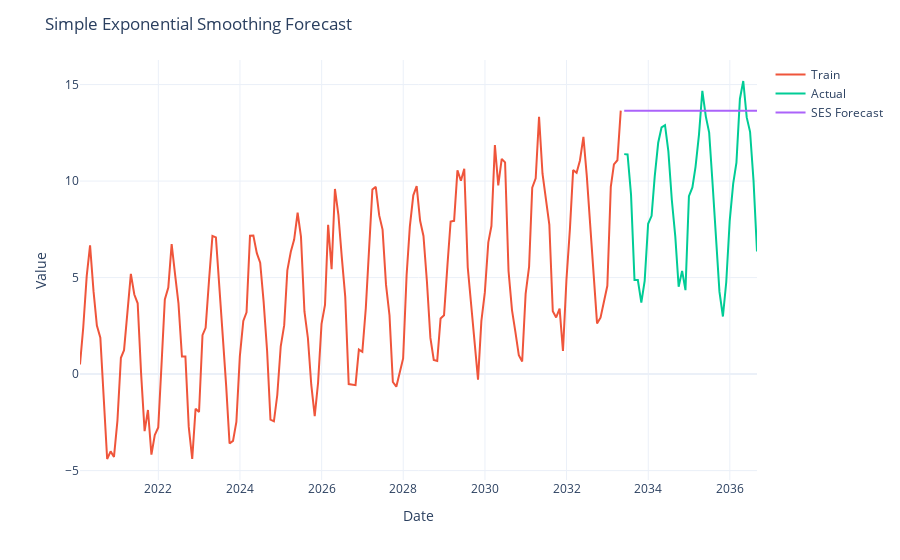

Notebook code for this chart:
### Markdown cell above
<details>
<summary><strong>📖 Click to Expand</strong></summary>

##### 📈 Simple Exponential Smoothing (SES)

Like moving average — but gives **more weight to recent observations**:
- Controlled by smoothing factor **alpha ∈ [0, 1]**
- Higher alpha = more recent points dominate

Ideal when:
- Data has **no clear trend or seasonality**
- You want more **reactive forecasts**

</details>

### Code cell
# 📈 Simple Exponential Smoothing

from statsmodels.tsa.holtwinters import SimpleExpSmoothing

model_ses = SimpleExpSmoothing(train["value"]).fit()
ses_forecast = test.copy()
ses_forecast["prediction"] = model_ses.forecast(len(test))

fig = px.line()
fig.add_scatter(x=train["date"], y=train["value"], name="Train")
fig.add_scatter(x=test["date"], y=test["value"], name="Actual")
fig.add_scatter(x=ses_forecast["date"], y=ses_forecast["prediction"], name="SES Forecast")
fig.update_layout(
    title="Simple Exponential Smoothing Forecast",
    xaxis_title="Date",
    yaxis_title="Value",
    template="plotly_white"
)
fig.show()
